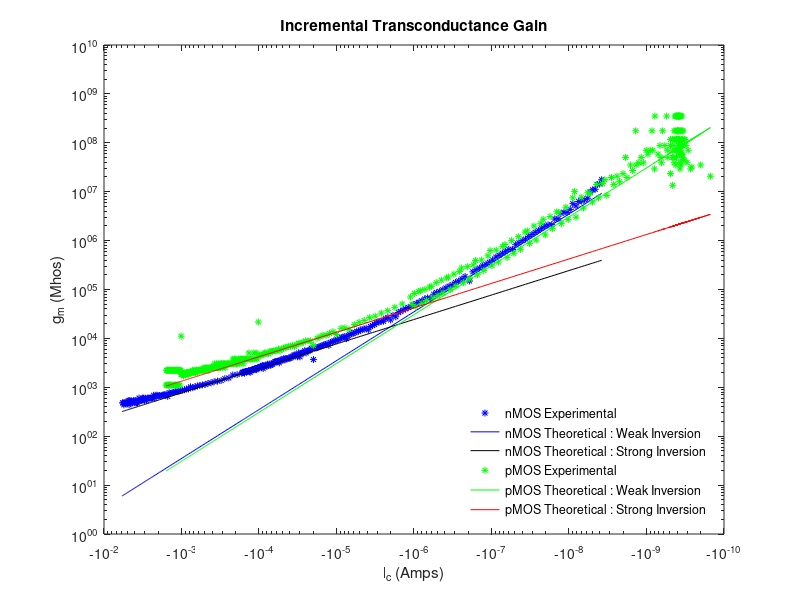

Recreate this plot in MATLAB.
clear;
load('exp1_data.mat');

Is_nmos = 2.0609e-06;
Vt_nmos = 0.5457;
kappa_nmos = 0.7140;
 
Is_pmos = 5.288e-07;
Vt_pmos = 0.62255;
kappa_pmos = .81535;
Ut = 0.025;

nmos_transconductance = abs(diff(Exp1_Vg_nMOS)./diff(Exp1_Is_nMOS));
pmos_transconductance = abs(diff(Exp1_Vg_pMOS)./diff(Exp1_Is_pMOS));

theoretical_nmos_weak_inversion = 1./abs(real(Exp1_Is_nMOS .* kappa_nmos ./Ut));
theoretical_nmos_strong_inversion = 1./real(sqrt(abs(Is_nmos.* Exp1_Is_nMOS)).* kappa_nmos ./ Ut);
theoretical_pmos_weak_inversion = 1./real(Exp1_Is_pMOS .* kappa_pmos ./Ut);
theoretical_pmos_strong_inversion = 1./real(sqrt(abs(Is_pmos.*Exp1_Is_pMOS)) .* kappa_pmos ./ Ut);

loglog(Exp1_Is_nMOS(1:end-1), abs(nmos_transconductance(1:end)), 'b*','MarkerSize',5)
hold on;
loglog(Exp1_Is_nMOS, abs(theoretical_nmos_weak_inversion), 'b')
% hold on;
loglog(Exp1_Is_nMOS, abs(theoretical_nmos_strong_inversion), 'k')
loglog(Exp1_Is_pMOS(1:end-1), abs(pmos_transconductance(1:end)), 'g*','MarkerSize',5)
loglog(Exp1_Is_pMOS, abs(theoretical_pmos_weak_inversion), 'g')
loglog(Exp1_Is_pMOS, abs(theoretical_pmos_strong_inversion), 'r')

ylim([1,1e10])
legend('nMOS Experimental', 'nMOS Theoretical : Weak Inversion', 'nMOS Theoretical : Strong Inversion', 'pMOS Experimental','pMOS Theoretical : Weak Inversion','pMOS Theoretical : Strong Inversion' );
legend('boxoff');
legend('Location', 'southeast');
title( "Incremental Transconductance Gain");
ylabel("g_m (Mhos)");
xlabel("I_c (Amps)");

